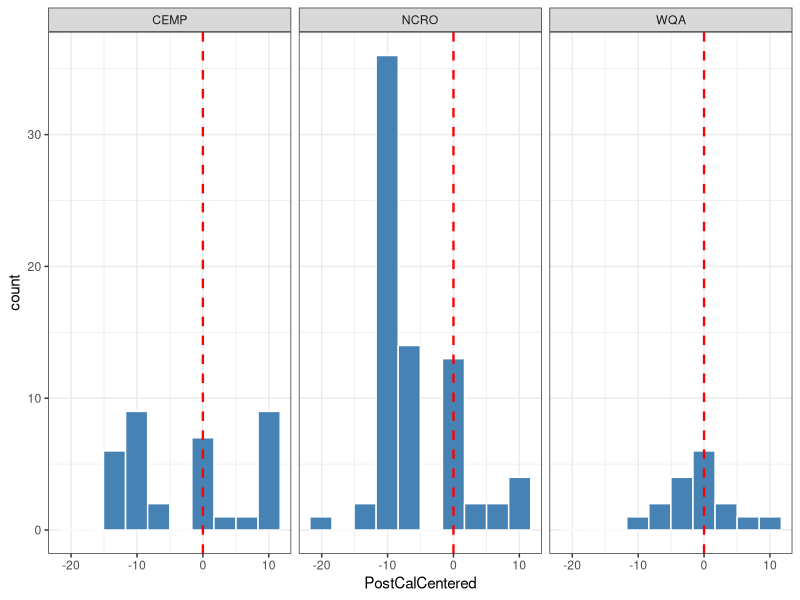
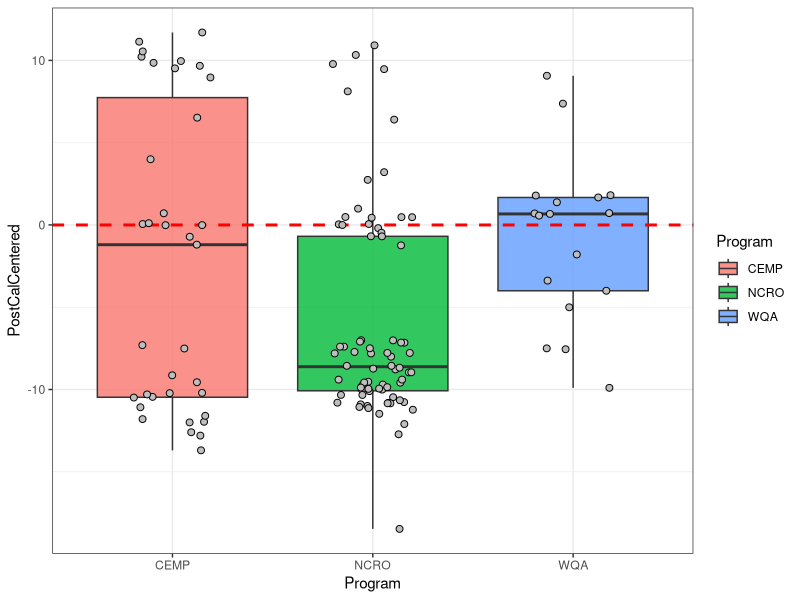
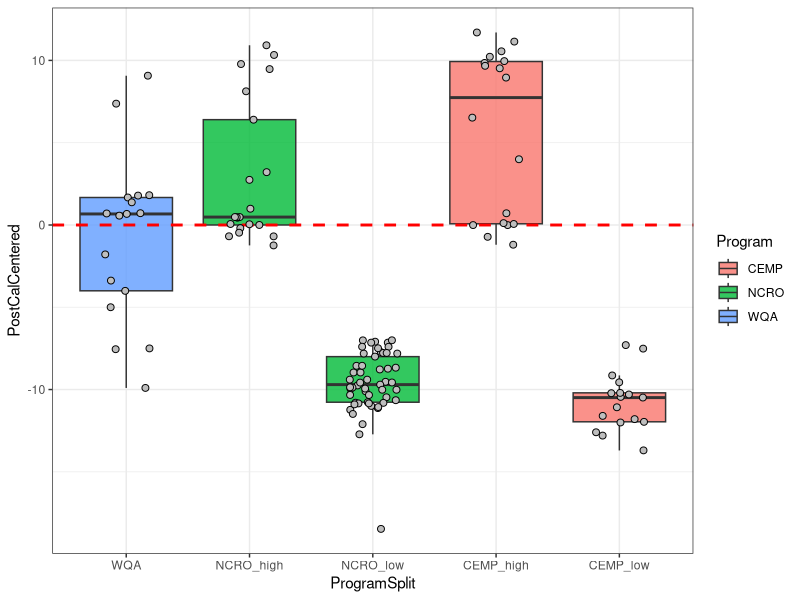
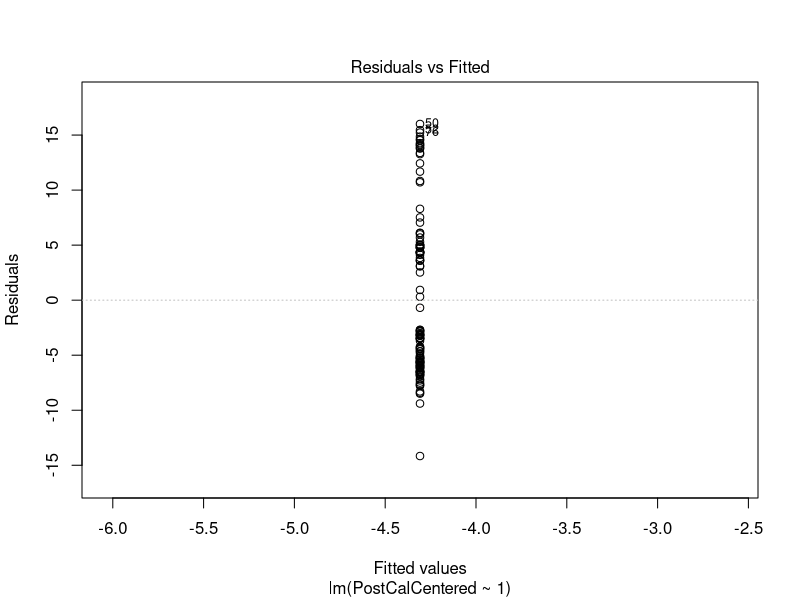
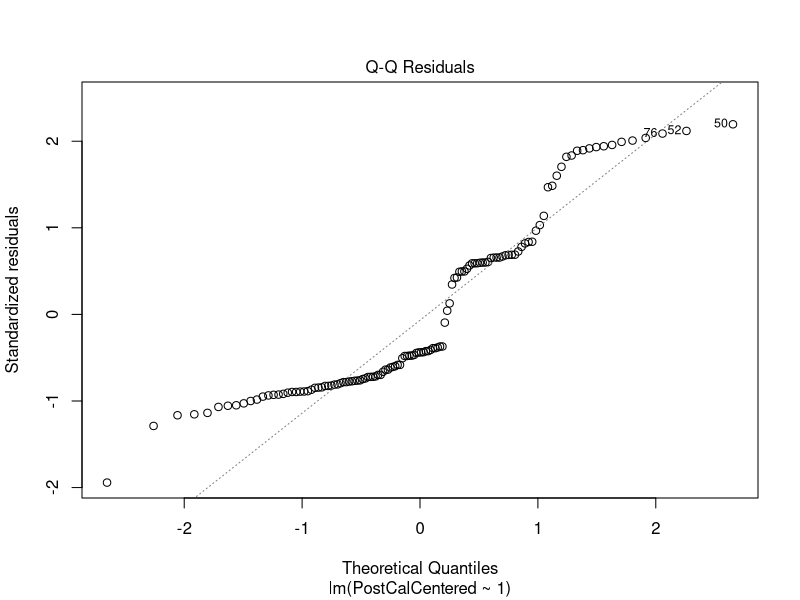
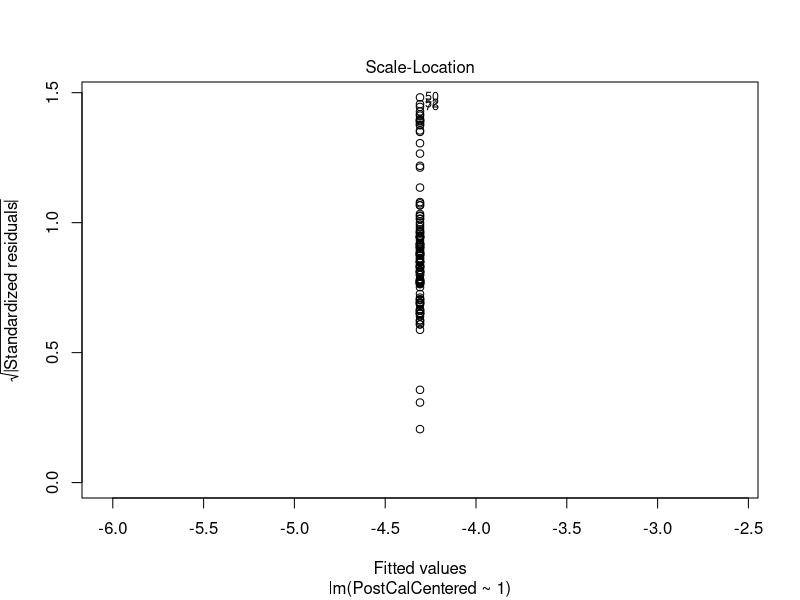
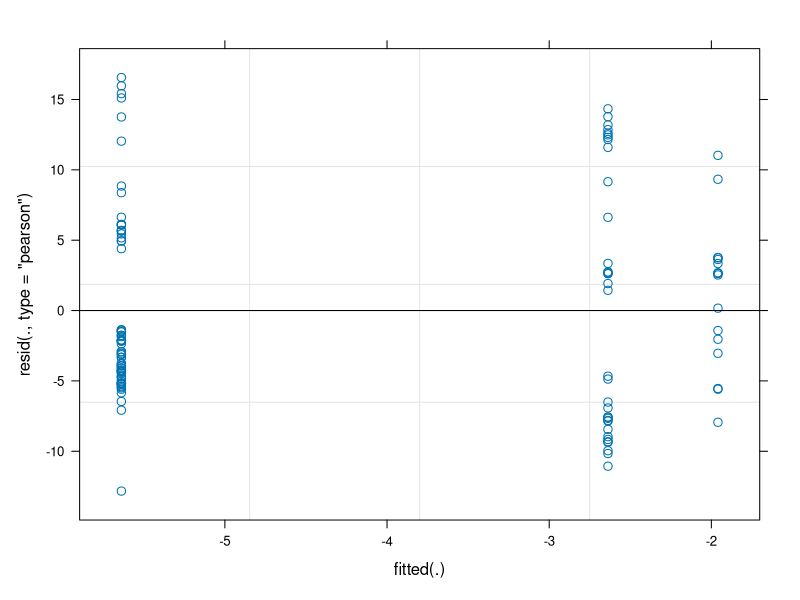
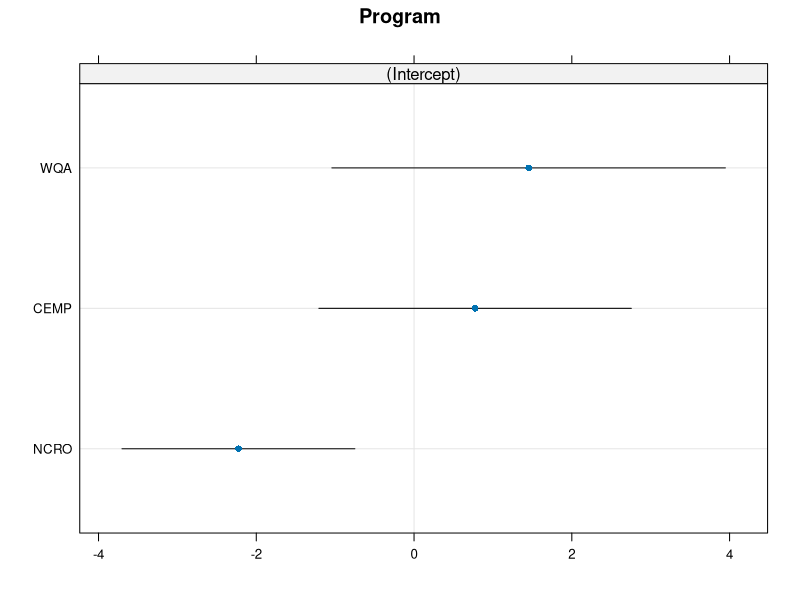

These charts were generated, in order, by the following R code:
## ---- chunk 1
#| message: FALSE
#| warning: FALSE

library(tidyverse)
library(lme4)
library(lmerTest)
library(lattice)
library(emmeans)
## ---- chunk 2
#| message: FALSE
#| warning: FALSE

df_turb <- read_csv(here::here('05_SpecialStudies/QA_TurbiditySensors/turbiditysensors.csv'))
df_turb <- df_turb %>%
  mutate(PostCalCentered = df_turb$PostCalVal - 124, # center the data at 0
         PostCalDate = as.Date(PostCalDate, format = '%m/%d/%Y'))
## ---- chunk 3
ggplot(df_turb, aes(x = PostCalCentered)) +
  geom_histogram(bins = 10, fill = 'steelblue', color = 'white') +
  geom_vline(xintercept = 0, linetype = 'dashed', linewidth = 0.8, color = 'red') +
  facet_wrap(~ Program) +
  theme_bw()
## ---- chunk 4
ggplot(df_turb, aes(x = Program, y = PostCalCentered, fill = Program)) +
  geom_boxplot(alpha = 0.8) +
  geom_hline(yintercept = 0, color = 'red', linetype = 'dashed', linewidth = 1) +
  geom_jitter(width = 0.2, shape = 21, size = 2, fill = 'gray') +
  theme_bw()
## ---- chunk 5
df_split <- df_turb %>%
  mutate(
    ProgramSplit = case_when(
      Program == 'NCRO' & PostCalCentered < -5 ~ 'NCRO_low',
      Program == 'NCRO' & PostCalCentered >= -5 ~ 'NCRO_high',
      Program == 'CEMP' & PostCalCentered < -5 ~ 'CEMP_low',
      Program == 'CEMP' & PostCalCentered >= -5 ~ 'CEMP_high',
      Program == 'WQA' ~ 'WQA'
    )
  ) %>%
  mutate(ProgramSplit = factor(ProgramSplit, levels = c('WQA','NCRO_high','NCRO_low','CEMP_high','CEMP_low')))
## ---- chunk 6
ggplot(df_split, aes(x = ProgramSplit, y = PostCalCentered, fill = Program)) +
  geom_boxplot(alpha = 0.8, outliers = FALSE) +
  geom_hline(yintercept = 0, color = 'red', linetype = 'dashed', linewidth = 1) +
  geom_jitter(width = 0.2, shape = 21, size = 2, fill = 'gray') +
  theme_bw()
## ---- chunk 7
mod1 <- lm(PostCalCentered ~ 1, data = df_turb)

summary(mod1)
## ---- chunk 8
#| layout-ncol: 2

plot(mod1)
## ---- chunk 9
mod2r <- lmer(PostCalCentered ~ 1 + (1|Program), data = df_turb, REML = FALSE)

summary(mod2r)

plot(mod2r)
## ---- chunk 10
ranef(mod2r)
dotplot(ranef(mod2r, condVar = TRUE))
## ---- chunk 11
mod2f <- lm(PostCalCentered ~ Program, data = df_turb)

summary(mod2f)
## ---- chunk 12
#| layout-ncol: 2

plot(mod2f)
## ---- chunk 13
emm2f <- emmeans(mod2f, ~ Program)
summary(emm2f, infer = TRUE)
## ---- chunk 14
mod3r <- lmer(PostCalCentered ~ (1|ProgramSplit), data = df_split, REML = FALSE)

summary(mod3r)
## ---- chunk 15
ranef(mod3r)
dotplot(ranef(mod3r, condVar = TRUE))
## ---- chunk 16
mod3f <- lm(PostCalCentered ~ ProgramSplit, data = df_split, REML = FALSE)

summary(mod3f)
## ---- chunk 17
#| layout-ncol: 2

plot(mod3f)
## ---- chunk 18
emm3f <- emmeans(mod3f, ~ ProgramSplit)
summary(emm3f, infer = TRUE)
## ---- chunk 19
AIC(mod2f, mod3f)
BIC(mod2f, mod3f)
## ---- chunk 20
ggplot(df_split, aes(x = PostCalDate, y = PostCalVal, fill = ProgramSplit)) +
  geom_hline(yintercept = 124, color = 'black', linetype = 'dashed', linewidth = 0.8) +
  geom_point(size = 2.5, shape = 21, color = 'black') +
  facet_wrap(~ Program, ncol = 1) +
  theme_bw()
## ---- chunk 21
# write_csv(df_split, '05_SpecialStudies/QA_TurbiditySensors/split_data.csv')
